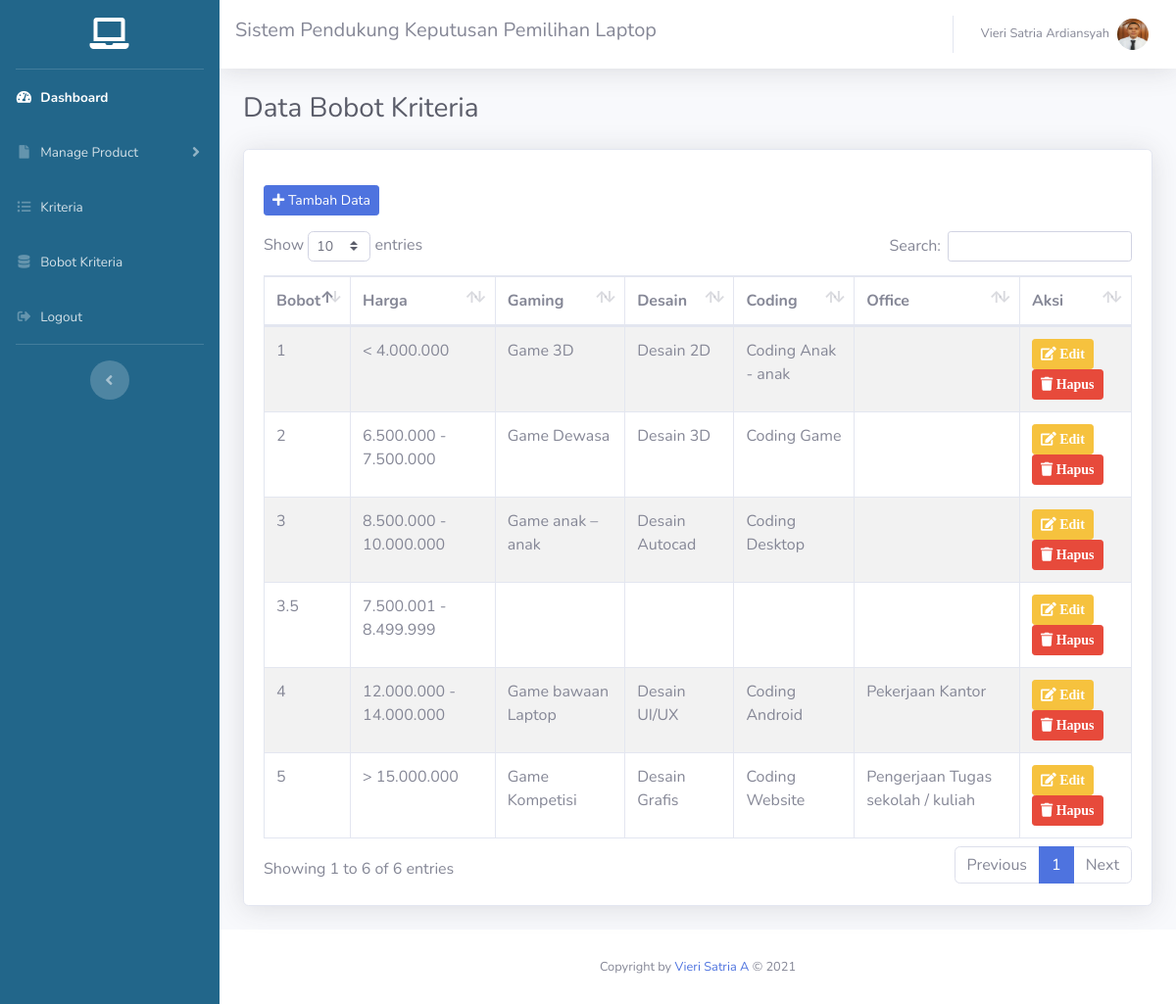
The page /admin/tabel_bobot.php (signed in) on the database its author committed.
### tables this page shows
CREATE TABLE `bobot_kriteria` (
  `id` int(11) NOT NULL,
  `bobot` varchar(11) NOT NULL,
  `bobot_harga` varchar(50) NOT NULL,
  `bobot_gaming` varchar(50) NOT NULL,
  `bobot_desain` varchar(50) NOT NULL,
  `bobot_coding` varchar(50) NOT NULL,
  `bobot_office` varchar(50) NOT NULL,
  `create_date` datetime NOT NULL DEFAULT CURRENT_TIMESTAMP,
  `update_date` datetime NOT NULL DEFAULT CURRENT_TIMESTAMP,
  `no_admin` int(11) NOT NULL DEFAULT '1'
);

### admin/tabel_bobot.php (the view, shortened to what this page needs)
<?php
include 'inc/header.php';
include '../koneksi.php';
?>
<div class="container-fluid">
  <div class="d-sm-flex align-items-center justify-content-between mb-4">
    <h1 class="h3 mb-0 text-gray-800">Data Bobot Kriteria</h1>
  </div>
  <div class="card shadow mb-4">
    <div class="card-body">
      <a href="bobot_kriteria.php" class="btn btn-primary btn-sm my-3"><i class="fas fa-plus"></i> Tambah Data</a>
      <div class="table-responsive">
        <table class="table table-bordered table-hover table-striped" id="dataTable" width="100%">
          <thead>
            <tr>
              <th>Bobot</th>
              <th>Harga</th>
              <th>Gaming</th>
              <th>Desain</th>
              <th>Coding</th>
              <th>Office</th>
              <th>Aksi</th>
            </tr>
          </thead>
          <tbody>
            <?php
            $query = "SELECT * FROM bobot_kriteria order by bobot ASC";
            $result = mysqli_query($koneksi, $query);
            while ($row = mysqli_fetch_assoc($result)) {
            ?>
              <tr>
                <td><?php echo $row['bobot']; ?></td>
                <td><?php echo $row['bobot_harga'] ?></td>
                <td><?php echo $row['bobot_gaming'] ?></td>
                <td><?php echo $row['bobot_desain'] ?></td>
                <td><?php echo $row['bobot_coding'] ?></td>
                <td><?php echo $row['bobot_office'] ?></td>
                <td>
                  <a href="edit_bobot.php?bobot=<?php echo $row['bobot'] ?>" class='btn btn-warning btn-sm'><span class="fa fa-edit" aria-hidden="true"> Edit</span></a>
                  <a href="hapus_bobot.php?bobot=<?php echo $row["bobot"] ?>" onclick="return confirm('Yakin ingin menghapus data ini?')" class="btn btn-danger btn-sm"><span class="fa fa-trash" aria-hidden="true"> Hapus</span></a>
                </td>
              </tr>
            <?php } ?>
          </tbody>
        </table>
      </div>
    </div>
  </div>
</div>
</div>
<?php
include 'inc/footer.php';
?>

### admin/inc/header.php (shortened to what this page needs)
<?php
include "../koneksi.php";
?>
<!DOCTYPE html>
<html lang="en">
<head>
  <link href="assets/vendor/fontawesome-free/css/all.min.css" rel="stylesheet" type="text/css">
  <link href="assets/vendor/datatables/dataTables.bootstrap4.min.css" rel="stylesheet">
  <link href="assets/css/sb-admin-2.min.css" rel="stylesheet">
  <link rel="stylesheet" type="text/css" href="assets/vendor/sweetalert/css/sweetalert2.min.css">
</head>
<body id="page-top">
  <div id="wrapper">
    <ul class="navbar-nav sidebar sidebar-dark accordion" style="background-color: #22668a;" id="accordionSidebar">
      <a class="sidebar-brand d-flex align-items-center justify-content-center" href="dashboard.php">
        <div class="sidebar-brand-icon rotate-n-10">
          <i class="fas fa-laptop"></i>
        </div>
      </a>
      <hr class="sidebar-divider my-0">
      <li class="nav-item active">
        <a class="nav-link" href="index.php">
          <i class="fas fa-fw fa-tachometer-alt"></i>
          <span>Dashboard</span></a>
      </li>
      <li class="nav-item">
        <a class="nav-link collapsed" href="#" data-toggle="collapse" data-target="#collapseUtilities" aria-expanded="true" aria-controls="collapseUtilities">
          <i class="fas fa-fw fa-file"></i>
          <span>Manage Product</span>
        </a>
      </li>
      <li class="nav-item">
        <a class="nav-link" href="kriteria.php">
          <i class="fas fa-fw fa-list-ul"></i>
          <span>Kriteria</span></a>
      </li>
      <li class="nav-item">
        <a class="nav-link" href="tabel_bobot.php">
          <i class="fas fa-fw fa-database"></i>
          <span>Bobot Kriteria</span></a>
      </li>
      <li class="nav-item">
        <a class="nav-link" href="../logout.php">
          <i class="fas fa-fw fa-sign-out-alt"></i>
          <span>Logout</span></a>
      </li>
      <hr class="sidebar-divider d-none d-md-block">
      <div class="text-center d-none d-md-inline">
        <button class="rounded-circle border-0" id="sidebarToggle"></button>
      </div>
    </ul>
    <div id="content-wrapper" class="d-flex flex-column">
      <div id="content">
        <nav class="navbar navbar-expand navbar-light bg-white topbar mb-4 static-top shadow">
          <h5>Sistem Pendukung Keputusan Pemilihan Laptop</h5>
          <ul class="navbar-nav ml-auto">
            <?php
            $query = mysqli_query($koneksi, "SELECT * FROM admin order by no_admin ASC");
            while ($data = mysqli_fetch_array($query)) { ?>
              <li class="nav-item dropdown no-arrow">
                <a class="nav-link dropdown-toggle" href="#" id="userDropdown" role="button" data-toggle="dropdown" aria-haspopup="true" aria-expanded="false">
                  <span class="mr-2 d-none d-lg-inline text-gray-600 small"><?php echo $_SESSION['admin_global']->nama ?></span>
                  <img class="img-profile rounded-circle" src="foto/<?php echo $data['foto'] ?>">
                </a>
              </li>
            <?php } ?>
          </ul>
        </nav>

### rows shown on the page
bobot_kriteria: bobot "1", bobot_harga "< 4.000.000", bobot_gaming "Game 3D", bobot_desain "Desain 2D", bobot_coding "Coding Anak - anak"
bobot_kriteria: bobot "2", bobot_harga "6.500.000 - 7.500.000", bobot_gaming "Game Dewasa", bobot_desain "Desain 3D", bobot_coding "Coding Game"
bobot_kriteria: bobot "3", bobot_harga "8.500.000 - 10.000.000", bobot_gaming "Game anak – anak", bobot_desain "Desain Autocad", bobot_coding "Coding Desktop"
bobot_kriteria: bobot "3.5", bobot_harga "7.500.001 - 8.499.999"
bobot_kriteria: bobot "4", bobot_harga "12.000.000 - 14.000.000", bobot_gaming "Game bawaan Laptop", bobot_desain "Desain UI/UX", bobot_coding "Coding Android", bobot_office "Pekerjaan Kantor"
bobot_kriteria: bobot "5", bobot_harga "> 15.000.000", bobot_gaming "Game Kompetisi", bobot_desain "Desain Grafis", bobot_coding "Coding Website", bobot_office "Pengerjaan Tugas sekolah / kuliah"

### other values the page prints
$_SESSION['admin_global']->nama "Vieri Satria Ardiansyah"
